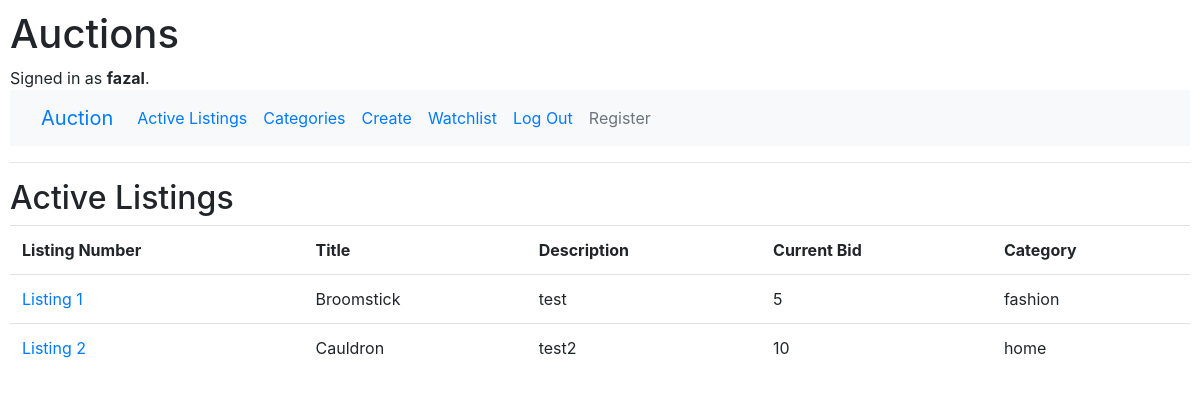
The page / (signed in) on the database its author committed.
### auctions/models.py (models this page shows)
class User(AbstractUser):
    pass

class Listing(models.Model):
    title = models.CharField(max_length=64)
    description = models.CharField(max_length=256)
    starting_bid = models.IntegerField()
    photo = models.URLField(blank=True)
    creator = models.ForeignKey(User, on_delete=models.CASCADE, blank=False, related_name="listings", default="")
    active = models.BooleanField(default=True)
    category = models.CharField(max_length=20, blank=True, choices=CATEGORY_CHOICES)

### auctions/views.py (the view)
# urls.py: path("", views.index, name="index"),
def index(request):
    return render(request, "auctions/index.html", {
        "listings": Listing.objects.all()
    })

### auctions/templates/auctions/index.html
{% extends "auctions/layout.html" %}
{% block body %}
    <h2>Active Listings</h2>
    <table class="table">
        <tr>
            <th>Listing Number</th>
            <th>Title</th>
            <th>Description</th>
            <th>Current Bid</th>
            <th>Category</th>
        </tr>
        {% for listing in listings %}
            <tr>
                <td><a href="{% url 'listing' listing.id %}">Listing {{ listing.id }}</a></td>
                <td>{{ listing.title }}</td>
                <td>{{ listing.description }}</td>
                <td>{{ listing.starting_bid }}</td>
                <td>{{ listing.category }}</a></td>
            </tr>
        {% endfor %}
    </table>
{% endblock %}

### auctions/templates/auctions/layout.html (shortened to what this page needs)
{% load static %}
<!DOCTYPE html>
<html lang="en">
    <head>
        <link rel="stylesheet" href="https://stackpath.bootstrapcdn.com/bootstrap/4.4.1/css/bootstrap.min.css">
        <link href="{% static 'auctions/styles.css' %}" rel="stylesheet">
    </head>
    <body>
        <h1>Auctions</h1>
        <div>
            {% if user.is_authenticated %}
                Signed in as <strong>{{ user.username }}</strong>.
            {% else %}
                Not signed in.
            {% endif %}
        </div>
        <nav class="navbar navbar-expand-lg bg-light">
            <div class="container-fluid">
              <a class="navbar-brand" href="/">Auction</a>
              <div class="collapse navbar-collapse" id="navbarNavAltMarkup">
                <div class="navbar-nav">
                  <a class="nav-link active" aria-current="page" href="{% url 'index' %}">Active Listings</a>
                  <a class="nav-link" href="{% url 'categories' %}">Categories</a>
                  {% if user.is_authenticated %}
                    <a class="nav-link" href="{% url 'create' %}">Create</a>
                    <a class="nav-link" href="{% url 'watchlist' %}">Watchlist</a>
                    <a class="nav-link" href="{% url 'logout' %}">Log Out</a>
                    <a class="nav-link disabled">Register</a>
                  {% else %}
                    <a class="nav-link" href="{% url 'register' %}">Register</a>
                    <a class="nav-link" href="{% url 'login' %}">Log In</a>
                    <a class="nav-link disabled" href="{% url 'create' %}">Create</a>
                    <a class="nav-link disabled" href="{% url 'watchlist' %}">Watchlist</a>
                  {% endif %}
                </div>
              </div>
            </div>
        </nav>
        <hr>
        {% block body %}
        {% endblock %}
    </body>
</html>

### auctions/static/auctions/styles.css (style rules this page uses)
body { padding: 10px; }

### rows shown on the page
User: username "fazal"
Listing: id "1", title "Broomstick", description "test", starting_bid "5", category "fashion"
Listing: id "2", title "Cauldron", description "test2", starting_bid "10", category "home"
